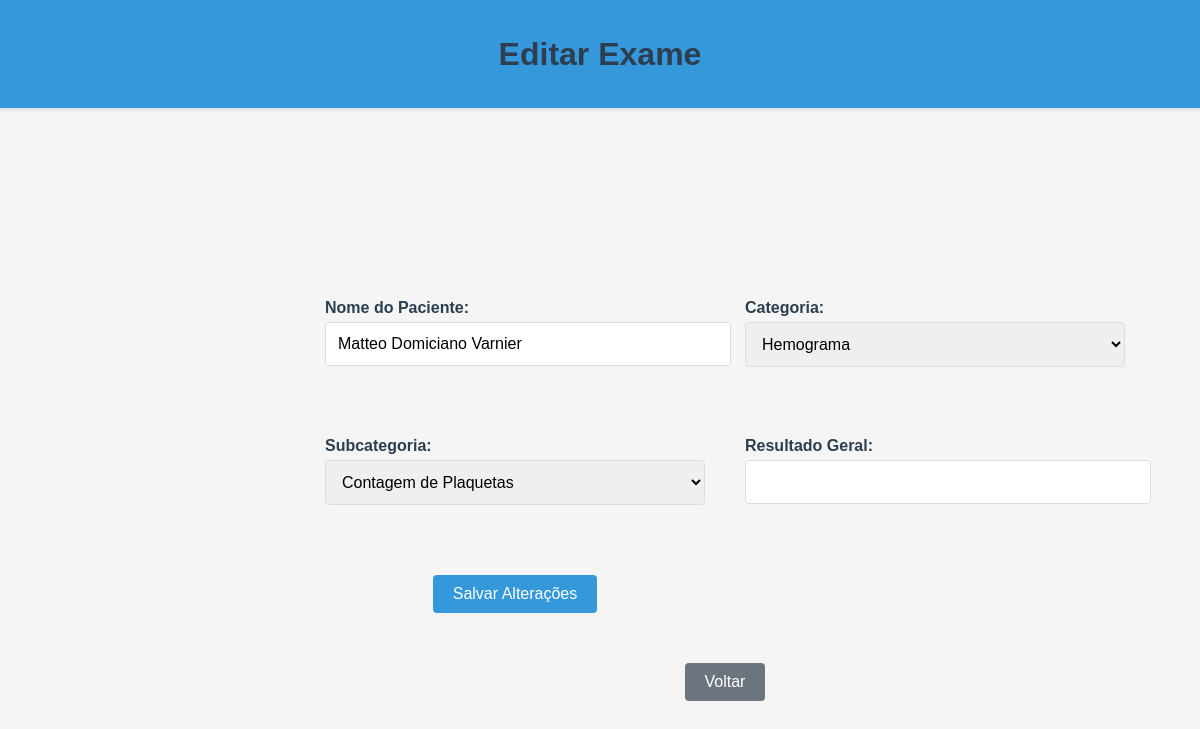
Screenshot of /edit/1 with the database file from the repository.
### app/models.py (models this page shows, shortened)
class Exam(db.Model):
    id = db.Column(db.Integer, primary_key=True)
    patient_name= db.Column(db.Integer, db.ForeignKey('user.id'), nullable=False)  # Relação com User
    category = db.Column(db.String(100), nullable=False)
    subcategory = db.Column(db.String(100), nullable=False)
    result = db.Column(db.String(100), nullable=False)
    details = db.Column(JSON)  # Campo JSON para armazenar os detalhes específicos

### app/app.py (the view, shortened to what this page needs)
@app.route('/edit/<int:exam_id>', methods=['GET', 'POST'])
def edit_exam(exam_id):
    exam = Exam.query.get_or_404(exam_id)
    return render_template('edit_exam.html', exam=exam, exam_types=EXAM_TYPES, exam_subcategories=EXAM_SUBCATEGORIES)

### app/templates/edit_exam.html (shortened to what this page needs)
<!DOCTYPE html>
<html lang="pt-BR">
<head>
    <link rel="stylesheet" href="{{ url_for('static', filename='style/mainpage.css') }}">
</head>
<body>
    <div class="fixed-header">
        <h1>Editar Exame</h1>
    </div>
    <div class="home-container">
        <form action="{{ url_for('edit_exam', exam_id=exam.id) }}" method="POST">
            <div class="form-group">
                <label for="patient_name">Nome do Paciente:</label>
                <input type="text" id="patient_name" name="patient_name" value="{{ exam.patient_name }}" required>
            </div>
            <div class="form-group">
                <label for="category">Categoria:</label>
                <select id="category" name="category" required>
                    {% for exam_type in exam_types %}
                        <option value="{{ exam_type }}" {% if exam.category == exam_type %}selected{% endif %}>{{ exam_type }}</option>
                    {% endfor %}
                </select>
            </div>
            <div class="form-group">
                <label for="subcategory">Subcategoria:</label>
                <select id="subcategory" name="subcategory" required>
                    {% for subcat in exam_subcategories[exam.category] %}
                        <option value="{{ subcat }}" {% if exam.subcategory == subcat %}selected{% endif %}>{{ subcat }}</option>
                    {% endfor %}
                </select>
            </div>
            <div class="form-group">
                <label for="result">Resultado Geral:</label>
                <input type="text" id="result" name="result" value="{{ exam.result }}" required>
            </div>
            <div class="form-group">
                <button type="submit">Salvar Alterações</button>
            </div>
        </form>
        <button onclick="goBack()" class="btn-back">Voltar</button>
    </div>
</body>
</html>

### app/static/style/mainpage.css (style rules this page uses)
body { font-family: 'Arial', sans-serif; background-color: #f5f5f5; color: #333; margin: 0; padding: 0; padding-top: 80px; padding-left: 250px; }
h1 { color: #2c3e50; text-align: center; margin-bottom: 20px; }
button { padding: 10px 20px; font-size: 16px; border: none; border-radius: 5px; cursor: pointer; }
.btn-back { background-color: #6c757d; color: white; padding: 10px 20px; border: none; border-radius: 4px; font-size: 16px; cursor: pointer; margin: 0 auto; display: block; width: fit-content; text-align: center; }
button[type="submit"], .btn-back { background-color: #3498db; color: white; padding: 10px 20px; border: none; border-radius: 4px; cursor: pointer; font-size: 16px; margin: 0 auto; display: block; width: fit-content; text-align: center; }
.fixed-header { position: fixed; top: 0; left: 0; width: 100%; background-color: #3498db; color: white; padding: 15px 0; text-align: center; box-shadow: 0 2px 4px rgba(0, 0, 0, 0.1); z-index: 1000; }
.home-container { display: flex; flex-direction: column; align-items: center; justify-content: center; min-height: 100vh; padding: 20px; gap: 20px; }
.home-container form { display: grid; grid-template-columns: repeat(2, 1fr); gap: 40px; max-width: 800px; width: 100%; }
.form-group { margin-bottom: 30px; }
.form-group label { display: block; margin-bottom: 5px; font-weight: bold; color: #2c3e50; }
.form-group input, .form-group select { width: 100%; padding: 12px; border: 1px solid #ddd; border-radius: 4px; font-size: 16px; }

### rows the page displays
Exam: patient_name "Matteo Domiciano Varnier", category "Hemograma", subcategory "Contagem de Plaquetas"
